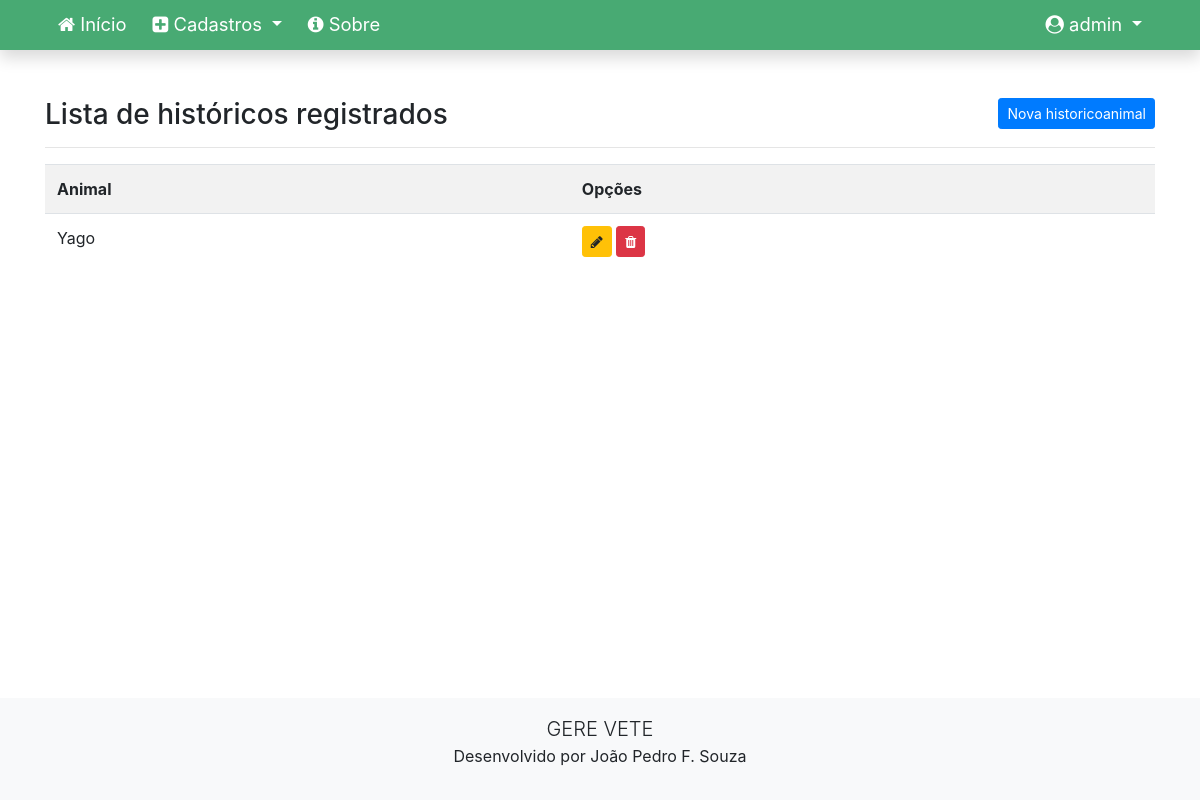
Page /listar/historicos/ (signed in) on the earlier database version.
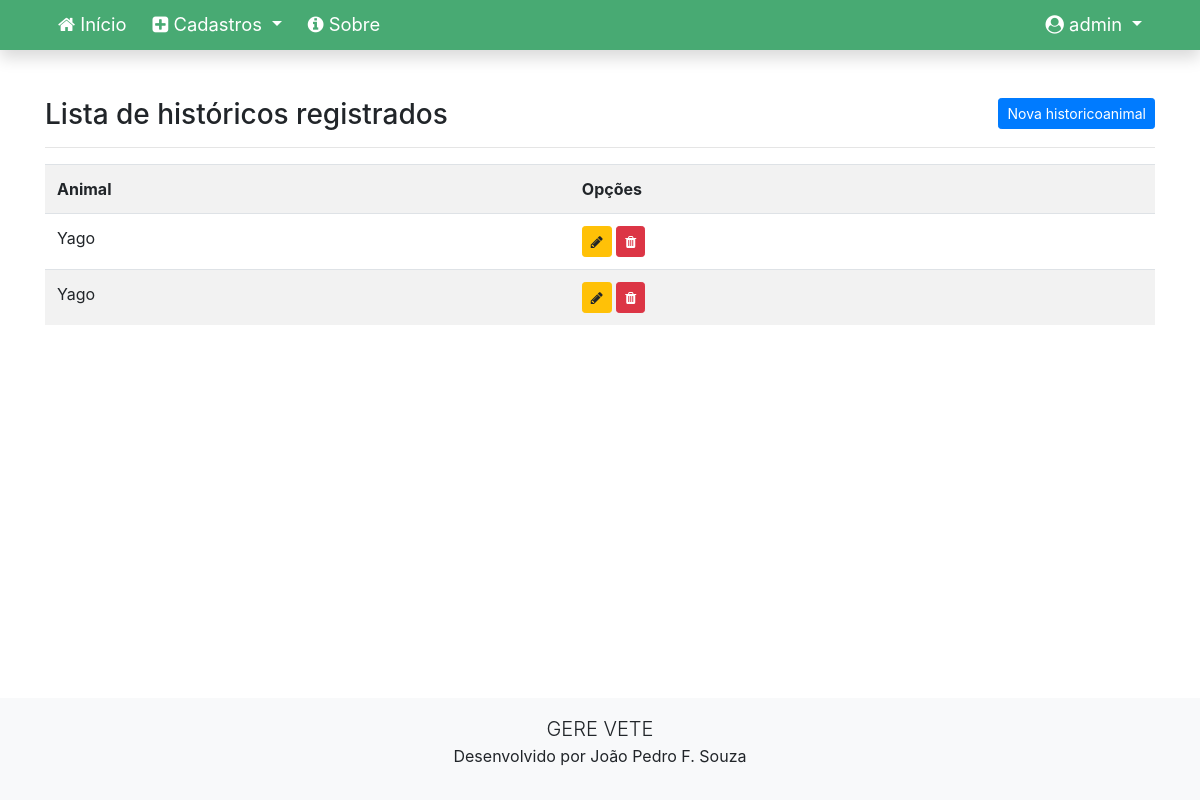
Same page on the later database version.
### cadastros/models.py (models this page shows, shortened)
class HistoricoAnimal(models.Model):
    animal = models.ForeignKey(Animal, on_delete=models.CASCADE)
    observacoes = models.TextField()
    medicamento = models.CharField(max_length=100)

class Animal(models.Model):
    nome = models.CharField(max_length=100)
    lote = models.CharField(max_length=100)
    nomePai = models.CharField(max_length=100)
    numeroPai = models.CharField(max_length=100)
    nomeMae = models.CharField(max_length=100)
    numeroMae = models.CharField(max_length=100)
    motivoBaixa = models.CharField(max_length=100)
    partosNaoLancados = models.IntegerField()
    dataNascimento = models.DateField()
    dataBaixa = models.DateField()
    fazenda = models.ForeignKey(Fazenda, on_delete=models.CASCADE)
    usuario = models.ForeignKey(User, on_delete=models.PROTECT)

### cadastros/views.py (the view)
# urls.py: path('listar/historicos/', HistoricoanimalList.as_view(), name='historicoanimal-list'),
class HistoricoanimalList(LoginRequiredMixin, ListView):
    login_url = reverse_lazy('login')
    model = HistoricoAnimal
    template_name = 'cadastros/listas/historicoanimal.html'

### cadastros/templates/cadastros/listas/historicoanimal.html
{% extends 'paginas/modelo-blue-deep.html' %}
{% load static %}
{% block conteudo %}
<h3>
    Lista de históricos registrados
    <a href="{% url 'historicoanimal-create' %}" class="btn btn-primary btn-sm float-right">Nova historicoanimal</a>
</h3>
<hr>
<div class="table-responsive">
    <table class="table table-striped">
        <tr>
            <th>Animal</th>
            <th>Opções</th>
        </tr>
        {% for historicoanimal in object_list %}
        <tr>
            <td>{{ historicoanimal.animal.nome}}</td>
            <td>
                <a href="{% url 'historicoanimal-update' historicoanimal.pk %}" class="btn btn-warning btn-sm" title="Editar">
                    <i class="fa fa-pencil" aria-hidden="true"></i>
                </a>
                <a href="{% url 'historicoanimal-delete' historicoanimal.pk %}" class="btn btn-danger btn-sm" title="Excluir">
                    <i class="fa fa-trash" aria-hidden="true"></i>
                </a>
            </td>
        </tr>
        {% empty %}
        <tr>
            <td colspan="3">Nenhum histórico registrado.</td>
        </tr>
        {% endfor %}
    </table>
</div>
{% endblock %}

Differences in the rows shown:
added HistoricoAnimal: animal.nome "Yago"
